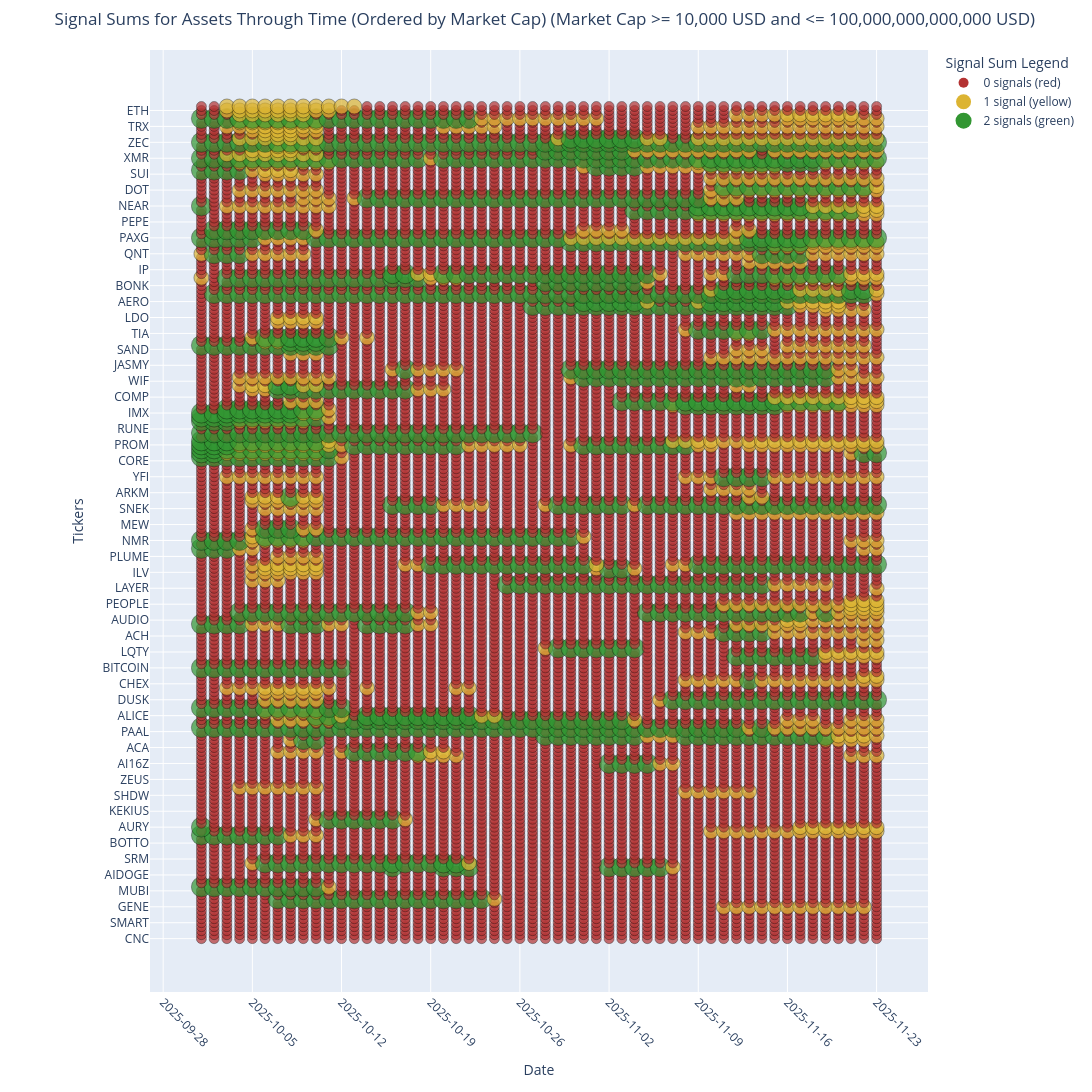

This figure's notebook cell:
### Code cell
def plot_signal_sums_through_time(analyzer, start_date=None, end_date=None, min_market_cap=1000000000, max_market_cap=None):
    """
    Create an interactive plotly lollipop chart showing signal sums for all assets through time.
    Assets are on the Y-axis and dates on the X-axis.
    
    Args:
        analyzer: The PortfolioAnalyzer instance
        start_date: Optional start date string in format 'YYYY-MM-DD'. If None, uses earliest available date.
        end_date: Optional end date string in format 'YYYY-MM-DD'. If None, uses latest available date.
        min_market_cap: Minimum market capitalization in USD to include an asset
        max_market_cap: Maximum market capitalization in USD to include an asset
    
    Returns:
        DataFrame with signal sums over time
    """
    import plotly.graph_objects as go
    import pandas as pd
    from soros_system.data.data_loader import DataLoader
    
    # Get all asset IDs
    asset_ids = list(analyzer.assets.keys())
    
    # Exclude stablecoins
    excluded_assets = ['tether', 'usd-coin', 'true-usd']
    asset_ids = [asset_id for asset_id in asset_ids if asset_id not in excluded_assets]
    
    # Create a data loader to get tickers
    data_loader = DataLoader(
        data_path=analyzer.data_path,
        btc_data_path=analyzer.btc_data_path,
        ssr_data_path=analyzer.ssr_data_path,
        market_data_path=analyzer.market_data_path,
        asset_ids=analyzer.asset_ids
    )
    
    # Create a mapping from asset_id to ticker
    ticker_mapping = {}
    for asset_id in asset_ids:
        ticker = data_loader.get_ticker_from_id(asset_id)
        ticker_mapping[asset_id] = ticker.upper() if ticker else asset_id.upper()
    
    # Create a dictionary to store market caps
    market_caps = {}
    
    # Filter assets by market cap if specified
    if min_market_cap > 0 or max_market_cap is not None:
        filtered_asset_ids = []
        for asset_id in asset_ids:
            asset_data = analyzer.get_asset_data(asset_id)
            if asset_data is not None:
                # Try different ways to access market cap
                market_cap = None
                
                # Try to get from metadata if available
                if hasattr(asset_data, 'metadata') and asset_data.metadata:
                    market_cap = asset_data.metadata.get('market_cap')
                
                # Try to get from asset_data directly
                if market_cap is None and hasattr(asset_data, 'market_cap'):
                    market_cap = asset_data.market_cap
                
                # Try to get from price_data if available
                if market_cap is None and hasattr(asset_data, 'price_data'):
                    if 'market_cap' in asset_data.price_data.columns:
                        # Use the most recent market cap value
                        market_cap = asset_data.price_data['market_cap'].iloc[-1]
                
                # Store market cap for later sorting
                market_caps[asset_id] = market_cap if market_cap is not None else 0
                
                # Debug print to see what we're working with
                ticker = ticker_mapping.get(asset_id, asset_id)
                print(f"Asset: {ticker}, Market Cap: {market_cap}")
                
                # Check if market cap meets criteria
                meets_min_criteria = market_cap is None or market_cap >= min_market_cap
                meets_max_criteria = max_market_cap is None or (market_cap is not None and market_cap <= max_market_cap)
                
                # Include asset if market cap meets criteria
                if meets_min_criteria and meets_max_criteria:
                    filtered_asset_ids.append(asset_id)
                    if market_cap is None:
                        print(f"Warning: No market cap data for {ticker}, including it anyway")
        
        asset_ids = filtered_asset_ids
        
        if not asset_ids:
            market_cap_msg = f"with market cap >= {min_market_cap}"
            if max_market_cap is not None:
                market_cap_msg += f" and <= {max_market_cap}"
            print(f"No assets found {market_cap_msg}")
            return pd.DataFrame()
    else:
        # If no market cap filtering, still collect market caps for sorting
        for asset_id in asset_ids:
            asset_data = analyzer.get_asset_data(asset_id)
            if asset_data is not None:
                market_cap = None
                
                if hasattr(asset_data, 'metadata') and asset_data.metadata:
                    market_cap = asset_data.metadata.get('market_cap')
                
                if market_cap is None and hasattr(asset_data, 'market_cap'):
                    market_cap = asset_data.market_cap
                
                if market_cap is None and hasattr(asset_data, 'price_data'):
                    if 'market_cap' in asset_data.price_data.columns:
                        market_cap = asset_data.price_data['market_cap'].iloc[-1]
                
                market_caps[asset_id] = market_cap if market_cap is not None else 0
    
    # Determine date range
    if start_date is None or end_date is None:
        # Find the common date range across assets
        min_dates = []
        max_dates = []
        for asset_id in asset_ids:
            asset_data = analyzer.get_asset_data(asset_id)
            if asset_data is not None and hasattr(asset_data, 'price_data') and len(asset_data.price_data) > 0:
                min_dates.append(asset_data.price_data.index[0])
                max_dates.append(asset_data.price_data.index[-1])
        
        if not min_dates or not max_dates:
            print("No data available for any assets")
            return
        
        if start_date is None:
            start_date = max(min_dates).strftime('%Y-%m-%d')
        if end_date is None:
            end_date = min(max_dates).strftime('%Y-%m-%d')
    
    # Convert to datetime objects
    start_dt = pd.to_datetime(start_date)
    end_dt = pd.to_datetime(end_date)
    
    # Generate a list of dates - daily intervals as requested
    date_range = pd.date_range(start=start_dt, end=end_dt, freq='D')
    date_strings = [date.strftime('%Y-%m-%d') for date in date_range]
    
    # Create a DataFrame to store signal sums for each asset and date
    signal_sums_over_time = pd.DataFrame(index=asset_ids)
    
    # Calculate signal sums for each date
    for date_str in date_strings:
        signals_df = display_all_assets_signals_for_date(analyzer, date_str)
        signal_sums_over_time[date_str] = signals_df['Signal_Sum']
    
    # Add market cap column for sorting
    signal_sums_over_time['market_cap'] = signal_sums_over_time.index.map(lambda x: market_caps.get(x, 0))
    
    # Sort by market cap in descending order
    signal_sums_over_time = signal_sums_over_time.sort_values(by='market_cap', ascending=True)
    
    # Calculate total signal sum (but don't include market_cap column)
    signal_sums_over_time['total_sum'] = signal_sums_over_time.drop(columns=['market_cap']).sum(axis=1)
    
    # Remove the sorting columns after sorting
    signal_sums_over_time = signal_sums_over_time.drop(columns=['market_cap', 'total_sum'])
    
    # Create a new DataFrame with tickers as index
    ticker_signal_sums = pd.DataFrame(index=[ticker_mapping[asset_id] for asset_id in signal_sums_over_time.index])
    for col in signal_sums_over_time.columns:
        ticker_signal_sums[col] = signal_sums_over_time[col].values
    
    # Create color mapping function based on signal sum (scaled from 0 to 2)
    def get_color(signal_sum):
        if signal_sum == 0:
            return 'rgb(180, 50, 50)'  # darker red
        elif signal_sum == 1:
            return 'rgb(220, 180, 50)'  # darker yellow
        else:  # 2 signals
            return 'rgb(50, 150, 50)'  # darker green
    
    # Create the figure
    fig = go.Figure()
    
    # Get all dates for x-axis
    all_dates = pd.to_datetime(ticker_signal_sums.columns)
    
    # Plot all points including zero values
    for ticker in ticker_signal_sums.index:
        ticker_data = ticker_signal_sums.loc[ticker]
        
        # Create lists to store data for this ticker
        x_dates = []
        y_tickers = []
        sizes = []
        colors = []
        hover_texts = []
        
        # Process each date point
        for date, sum_val in zip(all_dates, ticker_data):
            x_dates.append(date)
            y_tickers.append(ticker)
            sizes.append(10 + sum_val * 5)  # Size based on signal sum
            colors.append(get_color(sum_val))
            hover_texts.append(f"Date: {date.strftime('%Y-%m-%d')}<br>Ticker: {ticker}<br>Signal Sum: {sum_val}")
        
        # Add scatter plot (dots)
        fig.add_trace(go.Scatter(
            x=x_dates,
            y=y_tickers,
            mode='markers',
            marker=dict(
                size=sizes,
                color=colors,
                line=dict(width=1, color='rgba(0,0,0,0.5)')
            ),
            name=ticker,
            showlegend=False,
            hoverinfo='text',
            hovertext=hover_texts
        ))
    
    # Add a color legend
    for i, (sum_val, color_desc) in enumerate([
        (0, "0 signals (red)"),
        (1, "1 signal (yellow)"),
        (2, "2 signals (green)")
    ]):
        fig.add_trace(go.Scatter(
            x=[None],
            y=[None],
            mode='markers',
            marker=dict(size=10 + sum_val * 5, color=get_color(sum_val)),
            name=color_desc,
            showlegend=True
        ))
    
    # Update layout
    title_text = "Signal Sums for Assets Through Time (Ordered by Market Cap)"
    if min_market_cap > 0 or max_market_cap is not None:
        title_text += f" (Market Cap"
        if min_market_cap > 0:
            title_text += f" >= {min_market_cap:,} USD"
        if max_market_cap is not None:
            if min_market_cap > 0:
                title_text += " and"
            title_text += f" <= {max_market_cap:,} USD"
        title_text += ")"
        
    fig.update_layout(
        title=title_text,
        xaxis_title="Date",
        yaxis_title="Tickers",
        height=max(800, len(ticker_signal_sums) * 20),  # Dynamic height based on number of assets
        width=1200,  # Fixed width for better display
        yaxis=dict(
            categoryorder='array',
            categoryarray=ticker_signal_sums.index,  # Order by market cap (already sorted)
        ),
        xaxis=dict(
            type='date',
            tickformat='%Y-%m-%d',
            tickangle=45,
        ),
        legend_title="Signal Sum Legend",
        hovermode="closest",
        showlegend=True,
        margin=dict(l=150, r=50, t=50, b=100)  # Add margin for ticker names
    )
    
    fig.show()
    
    return ticker_signal_sums

# Example usage
signal_data_over_time = plot_signal_sums_through_time(
    analyzer, 
    start_date="2025-10-01",  # Change to your desired start date
    end_date="2025-11-23",    # Change to your desired end date

    min_market_cap = 10000,
    max_market_cap = 100000000000000

)
